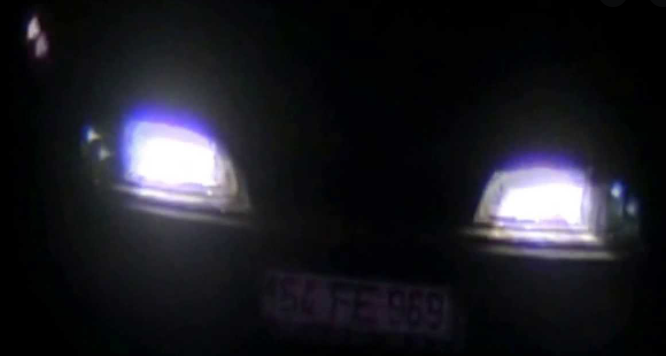
#> input picture OPENCV_3/Uyarlanabilir Eşikleme, Otsu Binarization/karanlik_plaka.PNG, 666 x 356 px, found by its file name
$ python 6.ders-adaptive_thresh_plaka_okuma.py
#> lines starting #> are read from the running program, lines starting #| are printed output that depends on the picture; after the words box and inside, x2 and y2 are one past the last pixel; in counts of white or black regions, pixels touching at a corner belong together
import cv2
import matplotlib.pyplot as plt

resim = cv2.imread("karanlik_plaka.png", 0)
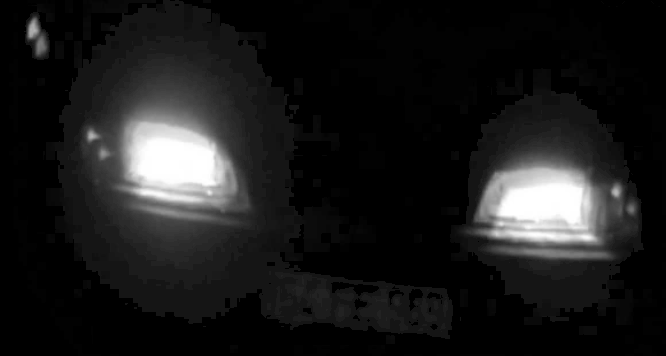
#> resim: shape (356, 666); min 0, max 255, mean 27.4


ret, th = cv2.threshold(resim, 15, 255, cv2.THRESH_BINARY)
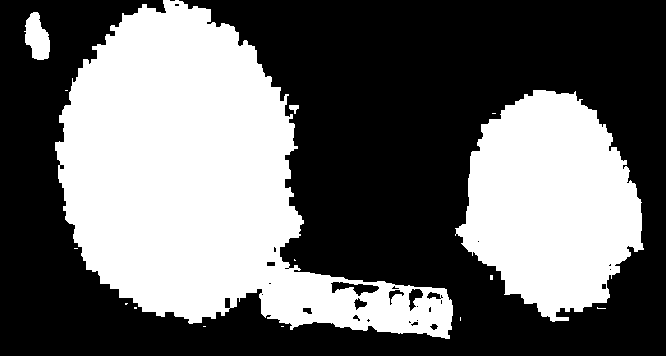
#> th: shape (356, 666); 41.1% white; 15 white regions (11 under 20 px), largest, box (x1, y1, x2, y2) and area: (55, 0, 453, 339) 66924, (455, 90, 644, 322) 29602, (24, 12, 50, 60) 838, (289, 105, 299, 114) 55


thresh = cv2.adaptiveThreshold(resim, 255, cv2.ADAPTIVE_THRESH_MEAN_C,
                               cv2.THRESH_BINARY,  15, 2)
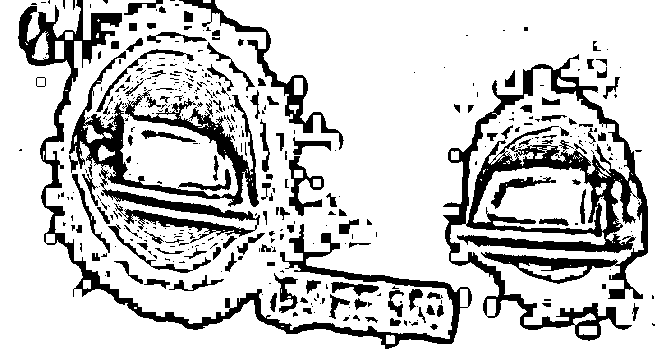
#> thresh: shape (356, 666); 80% white; 419 black regions (292 under 20 px), largest, box (x1, y1, x2, y2) and area: (443, 54, 648, 341) 14745, (18, 0, 472, 349) 9539, (69, 51, 260, 243) 8146

thresh2 = cv2.adaptiveThreshold(resim, 255, cv2.ADAPTIVE_THRESH_GAUSSIAN_C,
                                cv2.THRESH_BINARY, 15, 2)
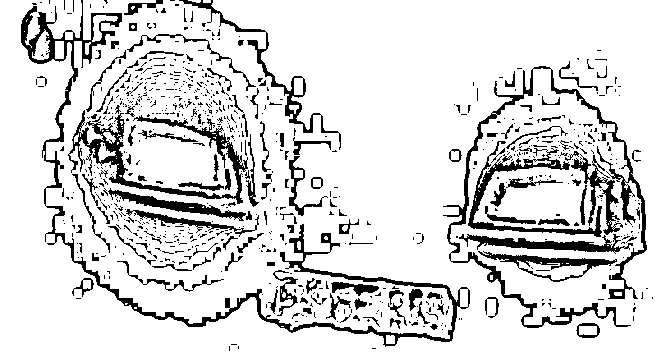
#> thresh2: shape (356, 666); 85.9% white; 781 black regions (653 under 20 px), largest, box (x1, y1, x2, y2) and area: (21, 0, 470, 347) 6060, (443, 66, 647, 328) 3975, (68, 110, 248, 204) 3022


plt.subplot(2, 2, 1), plt.imshow(resim, "gray"), plt.title("original image")
plt.subplot(2, 2, 2), plt.imshow(th, "gray"), plt.title("global threshold")
plt.subplot(2, 2, 3), plt.imshow(thresh, "gray"), plt.title("thresh mean")
plt.subplot(2, 2, 4), plt.imshow(thresh2, "gray"), plt.title("thresh2 gaussian")


plt.show()

$ run again, with OPENCV_3/Uyarlanabilir Eşikleme, Otsu Binarization/bookpage.jpg saved as OPENCV_3/Uyarlanabilir Eşikleme, Otsu Binarization/karanlik_plaka.PNG
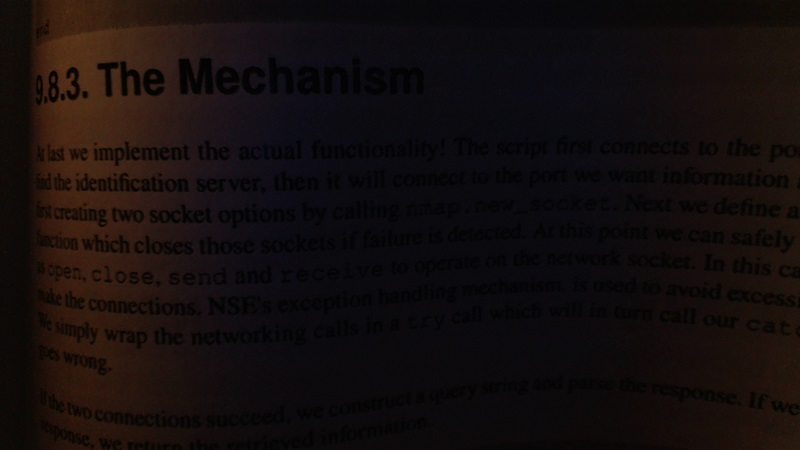
#> input picture OPENCV_3/Uyarlanabilir Eşikleme, Otsu Binarization/bookpage.jpg, 800 x 450 px, found by its file name
#> `ret, th = cv2.threshold(resim, 15, 255, cv2.THRESH_BINARY)`:
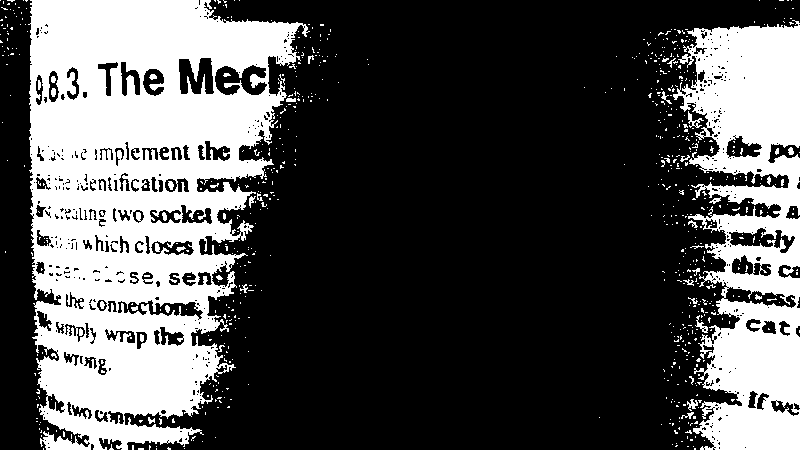
#> th: shape (450, 800); 31.5% white; 722 white regions (680 under 20 px), largest, box (x1, y1, x2, y2) and area: (28, 0, 310, 450) 76910, (673, 20, 800, 450) 32782, (688, 111, 704, 128) 90
#> thresh: shape (450, 800); 83.7% white; 3307 black regions (2865 under 20 px), largest, box (x1, y1, x2, y2) and area: (20, 0, 34, 188) 1013, (178, 58, 214, 95) 829, (89, 298, 186, 316) 779
#> `thresh2 = cv2.adaptiveThreshold(resim, 255, cv2.ADAPTIVE_THRESH_GAUSSI..`:
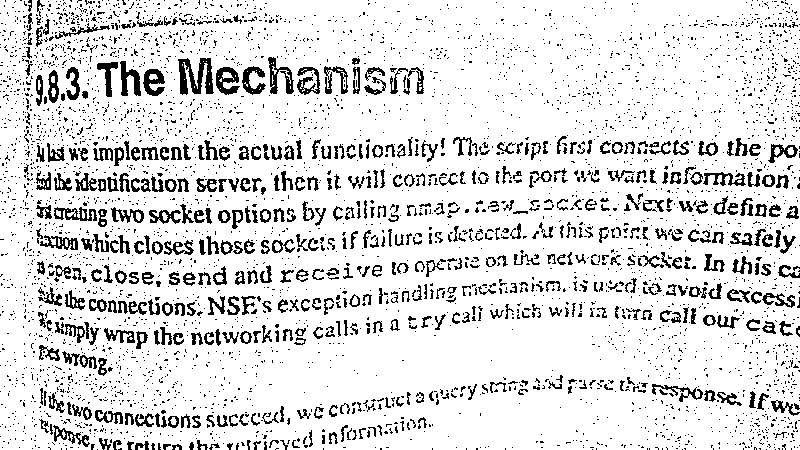
#> thresh2: shape (450, 800); 86.9% white; black in thin lines or dots
